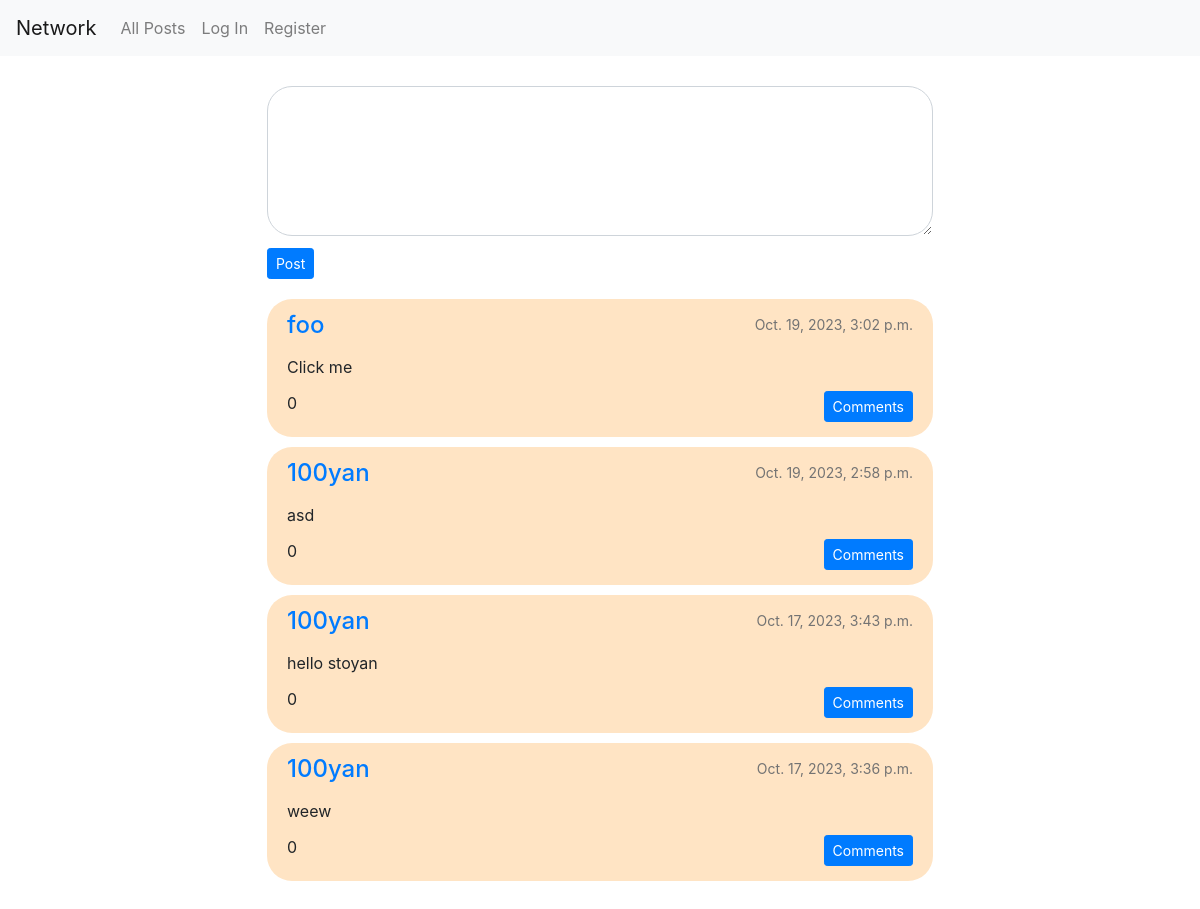
The app's page /, older data.
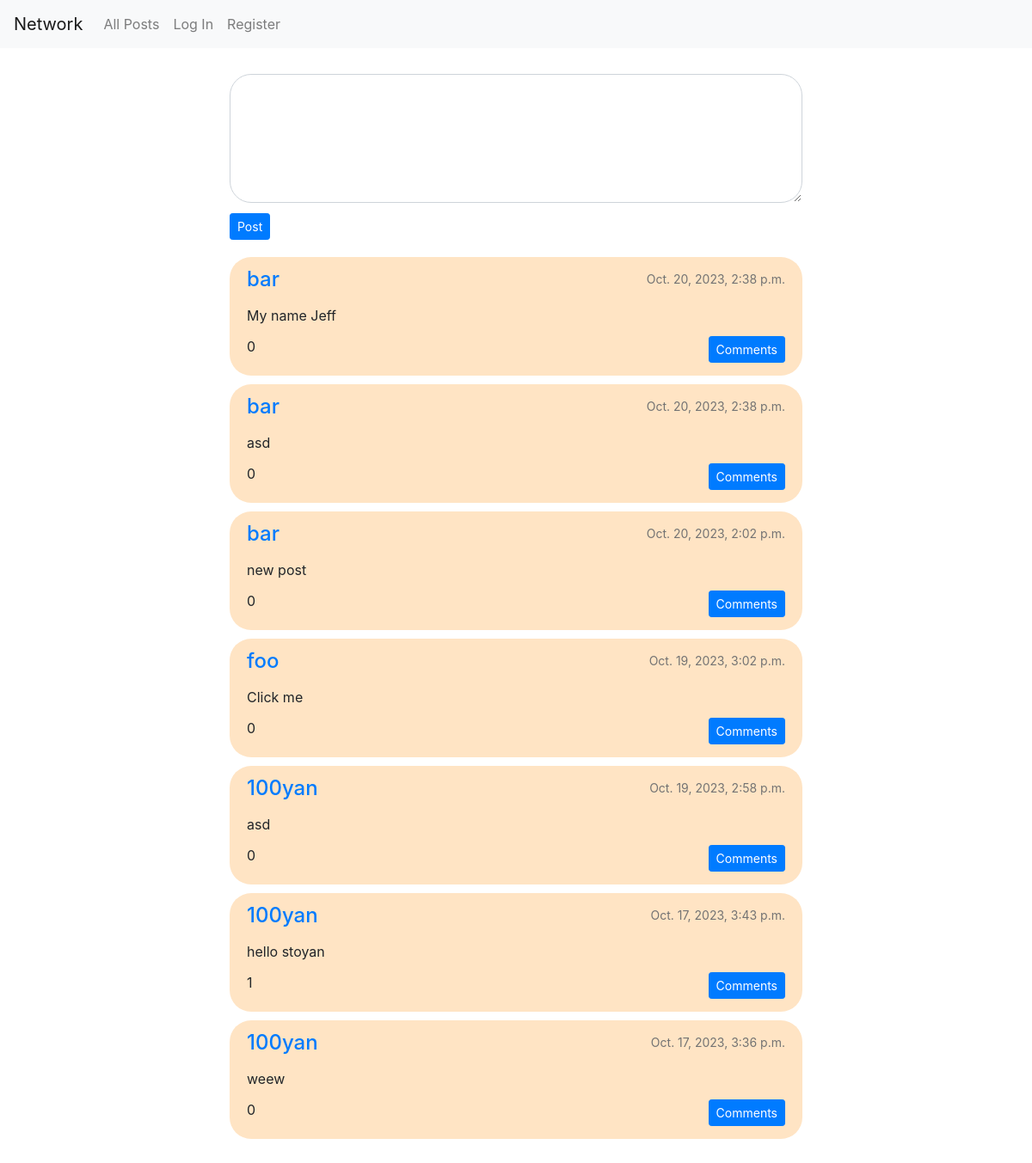
The same page, newer data.
### network/models.py (models this page shows, shortened)
class Post(models.Model):
    author = models.ForeignKey(User, on_delete=models.CASCADE)
    post = models.CharField(max_length=400)
    timestamp = models.DateTimeField(auto_now_add=True, blank=True)
    likes = models.ManyToManyField(User, related_name="liked_posts", default=0)
    def likes_count(self) -> int:
        return self.likes.all().count()

class User(AbstractUser):
    following = models.ManyToManyField('self', related_name='followers', blank=True)
    birthday = models.DateField(blank=True, null=True)
    nationality = CountryField(null=True)
    profile_pic = models.ImageField(upload_to="profile_pics", null=True)
    description = models.TextField(max_length=600, null=True)

### network/views.py (the view)
# urls.py: path("", views.index, name="index"),
def index(request):
    if request.method == "POST":
        form = PostForm(request.POST)
        if form.is_valid():
            new_post = form.cleaned_data['post']
            user = User.objects.get(id=request.user.id)
            Post.objects.create(author=user, post=new_post)
    context = {
        'create_post': PostForm,
        'posts': Post.objects.all().order_by('-timestamp'),
        'add_comment': CommentForm,
        'all_comments': Comment.objects.all().order_by("-timestamp")
    }
    return render(request, "network/index.html", context)

### network/templates/network/index.html (shortened to what this page needs)
{% extends "network/layout.html" %}
{% block body %}
    <div class="container">
        <div class="home">
            <div class="form">
                <form method="POST">
                    {{ create_post }}
                    <input type="submit" class='btn btn-sm btn-primary' name="new_post" value="Post">
                </form>
            </div>
            {% include "network/content.html" %}
        </div>
    </div>
{% endblock %}

### network/templates/network/content.html (shortened to what this page needs)
{% if posts %}
    {% for post in posts %}
    <div class="single-post">
        <div class="post-contents">
            <div class="post-heading">
                <a id='author' href="{% url 'user' id=post.author.id %}">{{ post.author }}</a>
                <p>{{ post.timestamp }}</p>
            </div>
            <div id="post-text">{{post.post}}</div>
            <div class="interactions">
                <div id="likes">
                    <span id="num-likes">{{ post.likes_count }}</span>
                </div>
                <div id="comments">
                    <button id="comment" class="btn btn-sm btn-primary">Comments</button>
                </div>
            </div>
        </div>
    </div>
    {% endfor %}
{% endif %}

Row changes from the older to the newer data that the page shows:
added Post: author "bar", timestamp "Oct. 20, 2023, 2:38 p.m.", post "My name Jeff", likes_count "0"
added Post: author "bar", timestamp "Oct. 20, 2023, 2:38 p.m.", post "asd", likes_count "0"
added Post: author "bar", timestamp "Oct. 20, 2023, 2:02 p.m.", post "new post", likes_count "0"
computed for Post "hello stoyan": likes_count "0" → "1"
